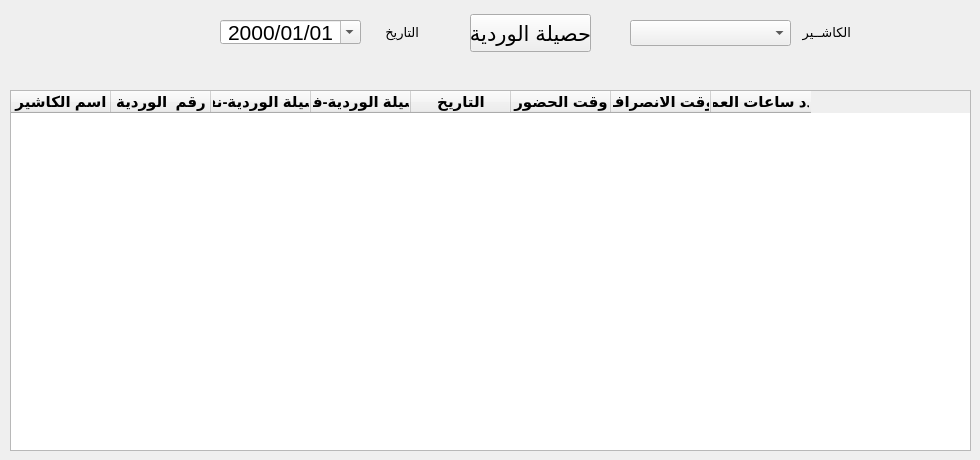
      <widget class="QWidget" name="tab_17">
       <attribute name="title">
        <string>التقرير اليومي</string>
       </attribute>
       <widget class="QTableWidget" name="tableWidget_14">
        <property name="geometry">
         <rect>
          <x>10</x>
          <y>90</y>
          <width>961</width>
          <height>361</height>
         </rect>
        </property>
        <property name="font">
         <font>
          <pointsize>11</pointsize>
          <weight>75</weight>
          <bold>true</bold>
          <kerning>false</kerning>
         </font>
        </property>
        <column>
         <property name="text">
          <string>اسم الكاشير</string>
         </property>
        </column>
        <column>
         <property name="text">
          <string>رقم  الوردية</string>
         </property>
        </column>
        <column>
         <property name="text">
          <string>حصيلة الوردية-نقدا</string>
         </property>
        </column>
        <column>
         <property name="text">
          <string>حصيلة الوردية-فيزا</string>
         </property>
        </column>
        <column>
         <property name="text">
          <string>التاريخ</string>
         </property>
        </column>
        <column>
         <property name="text">
          <string>وقت الحضور</string>
         </property>
        </column>
        <column>
         <property name="text">
          <string>وقت الانصراف</string>
         </property>
        </column>
        <column>
         <property name="text">
          <string>عدد ساعات العمل</string>
         </property>
        </column>
       </widget>
       <widget class="QLabel" name="label_130">
        <property name="geometry">
         <rect>
          <x>790</x>
          <y>22</y>
          <width>61</width>
          <height>20</height>
         </rect>
        </property>
        <property name="font">
         <font>
          <pointsize>10</pointsize>
         </font>
        </property>
        <property name="text">
         <string>الكاشــير</string>
        </property>
        <property name="alignment">
         <set>Qt::AlignLeading|Qt::AlignLeft|Qt::AlignVCenter</set>
        </property>
       </widget>
       <widget class="QComboBox" name="comboBox_20">
        <property name="enabled">
         <bool>true</bool>
        </property>
        <property name="geometry">
         <rect>
          <x>630</x>
          <y>20</y>
          <width>161</width>
          <height>26</height>
         </rect>
        </property>
        <property name="font">
         <font>
          <pointsize>12</pointsize>
         </font>
        </property>
       </widget>
       <widget class="QPushButton" name="pushButton_59">
        <property name="enabled">
         <bool>true</bool>
        </property>
        <property name="geometry">
         <rect>
          <x>470</x>
          <y>14</y>
          <width>121</width>
          <height>38</height>
         </rect>
        </property>
        <property name="font">
         <font>
          <pointsize>16</pointsize>
         </font>
        </property>
        <property name="text">
         <string>حصيلة الوردية</string>
        </property>
       </widget>
       <widget class="QLabel" name="label_131">
        <property name="geometry">
         <rect>
          <x>360</x>
          <y>23</y>
          <width>59</width>
          <height>19</height>
         </rect>
        </property>
        <property name="font">
         <font>
          <pointsize>10</pointsize>
         </font>
        </property>
        <property name="text">
         <string>التاريخ</string>
        </property>
       </widget>
       <widget class="QDateEdit" name="dateEdit_14">
        <property name="geometry">
         <rect>
          <x>220</x>
          <y>20</y>
          <width>141</width>
          <height>24</height>
         </rect>
        </property>
        <property name="font">
         <font>
          <pointsize>16</pointsize>
         </font>
        </property>
        <property name="layoutDirection">
         <enum>Qt::LeftToRight</enum>
        </property>
        <property name="alignment">
         <set>Qt::AlignCenter</set>
        </property>
        <property name="maximumDateTime">
         <datetime>
          <hour>23</hour>
          <minute>59</minute>
          <second>59</second>
          <year>9999</year>
          <month>12</month>
          <day>28</day>
         </datetime>
        </property>
        <property name="currentSection">
         <enum>QDateTimeEdit::YearSection</enum>
        </property>
        <property name="displayFormat">
         <string>yyyy/MM/dd</string>
        </property>
        <property name="calendarPopup">
         <bool>true</bool>
        </property>
       </widget>
      </widget>
